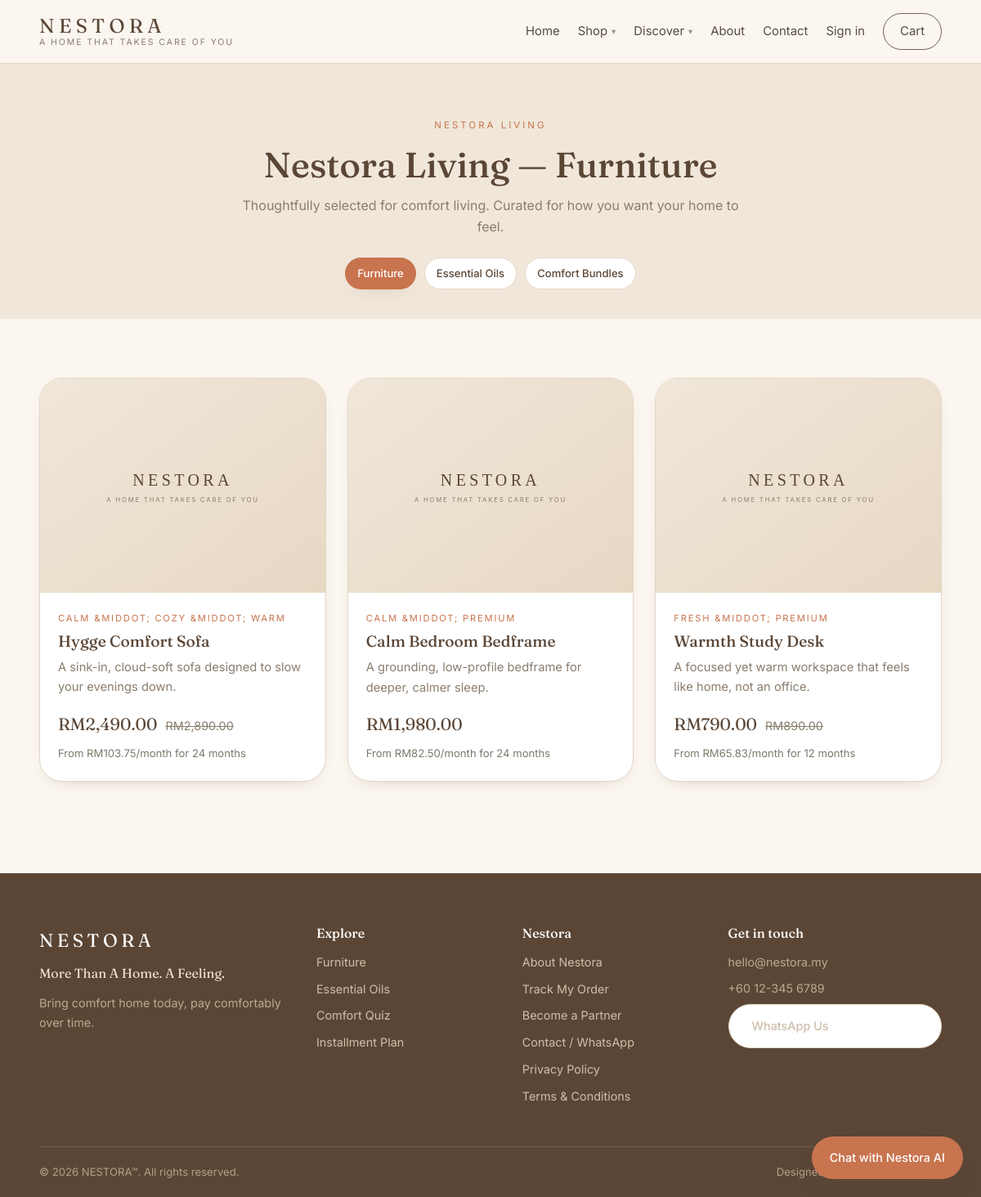
/products.php, run on the app's committed database.
### tables this page shows
CREATE TABLE IF NOT EXISTS products (
    id                   INT UNSIGNED NOT NULL AUTO_INCREMENT,
    name                 VARCHAR(190)  NOT NULL,
    slug                 VARCHAR(210)  NOT NULL,
    sku                  VARCHAR(80)   NOT NULL,
    category_id          INT UNSIGNED  NULL,
    product_type         ENUM('furniture','essential_oil','diffuser','bundle') NOT NULL DEFAULT 'furniture',
    short_description    VARCHAR(500)  NULL,
    long_description     TEXT          NULL,
    feeling_tags         VARCHAR(255)  NULL,             
    scent_profile        VARCHAR(255)  NULL,             
    scent_mood           VARCHAR(180)  NULL,
    scent_notes          VARCHAR(255)  NULL,
    best_room_usage      VARCHAR(180)  NULL,
    usage_instructions   TEXT          NULL,
    safety_disclaimer    TEXT          NULL,
    bottle_size          VARCHAR(80)   NULL,             
    material             VARCHAR(255)  NULL,             
    dimensions           VARCHAR(255)  NULL,             
    delivery_note        VARCHAR(255)  NULL,
    price                DECIMAL(10,2) NOT NULL DEFAULT 0.00,    
    base_price           DECIMAL(10,2) NULL,                      
    promo_price          DECIMAL(10,2) NULL,
    installment_eligible TINYINT(1)    NOT NULL DEFAULT 0,
    max_installment_months ENUM('6','12','24') NOT NULL DEFAULT '24',
    supplier_cost        DECIMAL(10,2) NULL,             
    cost_price           DECIMAL(10,2) NULL,             
    supplier_id          INT UNSIGNED  NULL,
    stock_status         ENUM('available','preorder','checking','unavailable') NOT NULL DEFAULT 'available',
    track_inventory      TINYINT(1)    NOT NULL DEFAULT 0,
    stock_quantity       INT           NOT NULL DEFAULT 0,
    low_stock_threshold  INT           NOT NULL DEFAULT 0,
    is_featured          TINYINT(1)    NOT NULL DEFAULT 0,
    status               ENUM('draft','active','hidden') NOT NULL DEFAULT 'draft',
    created_at           DATETIME      NOT NULL DEFAULT CURRENT_TIMESTAMP,
    updated_at           DATETIME      NOT NULL DEFAULT CURRENT_TIMESTAMP ON UPDATE CURRENT_TIMESTAMP,
    PRIMARY KEY (id),
    UNIQUE KEY uq_product_slug (slug),
    UNIQUE KEY uq_product_sku (sku),
    KEY idx_product_type (product_type),
    KEY idx_product_status (status),
    KEY idx_product_category (category_id),
    CONSTRAINT fk_product_category FOREIGN KEY (category_id) REFERENCES categories(id) ON DELETE SET NULL,
    CONSTRAINT fk_product_supplier FOREIGN KEY (supplier_id) REFERENCES suppliers(id) ON DELETE SET NULL
);

### inc/functions.php (called while the page is built, shortened)
<?php
require_once dirname(__DIR__) . '/config/db_config.php';
function e(?string $value): string
{
    return htmlspecialchars((string) $value, ENT_QUOTES | ENT_SUBSTITUTE, 'UTF-8');
}
function base_url(string $path = ''): string
{
    return BASE_URL . $path;
}
function input(string $key, $default = '')
{
    $value = $_POST[$key] ?? $_GET[$key] ?? $default;
    return is_string($value) ? trim($value) : $value;
}
function money(float $amount): string
{
    return 'RM' . number_format($amount, 2);
}
function effective_price(array $product): float
{
    $price = (float) $product['price'];
    if (isset($product['promo_price']) && $product['promo_price'] !== null
        && (float) $product['promo_price'] > 0
        && (float) $product['promo_price'] < $price) {
        return (float) $product['promo_price'];
    }
    return $price;
}
function reference_price(array $product): float
{
    $ref = (float) $product['price'];
    return $ref;
}
function monthly_payment(float $price, int $months, float $processing_fee = 0.0): float
{
    return ($price + $processing_fee) / $months;
}
function installment_label(array $product): ?string
{
    $months = (int) ($product['max_installment_months'] ?? 24);
    $monthly = monthly_payment(effective_price($product), $months);
    return 'From ' . money($monthly) . '/month for ' . $months . ' months';
}
function get_setting(string $key, ?string $default = null): ?string
{
    static $cache = null;
    if ($cache === null) {
        $cache = [];
        try {
            $rows = db()->query('SELECT setting_key, setting_value FROM site_settings')->fetchAll();
            foreach ($rows as $row) {
                $cache[$row['setting_key']] = $row['setting_value'];
            }
        } catch (Throwable $e) {
            $cache = [];
        }
    }
    return $cache[$key] ?? $default;
}
function whatsapp_url(?string $message = null): string
{
    $number = preg_replace('/\D+/', '', (string) get_setting('whatsapp_number', '60123456789'));
    $text   = $message ?? get_setting('whatsapp_default_message', 'Hi Nestora, I would like to discover my home feeling.');
    return 'https://wa.me/' . $number . '?text=' . rawurlencode((string) $text);
}
function product_primary_image(int $productId): ?string
{
    $stmt = db()->prepare(
        'SELECT file_path FROM product_images
         WHERE product_id = :pid
         ORDER BY is_primary DESC, sort_order ASC, id ASC
         LIMIT 1'
    );
    $stmt->execute([':pid' => $productId]);
    $path = $stmt->fetchColumn();
    return $path !== false ? (string) $path : null;
}
function product_image_url(?string $filePath): string
{
    return base_url('/assets/images/placeholder.svg');
}

### inc/customer_auth.php (called while the page is built, shortened)
<?php
require_once dirname(__DIR__) . '/inc/functions.php';
function current_customer(): ?array
{
    return $_SESSION['customer'] ?? null;
}

### config/db_config.php (called while the page is built, shortened)
<?php
function db(): PDO
{
    static $pdo = null;
    if ($pdo instanceof PDO) {
        return $pdo;
    }
    $dsn = sprintf(
        'mysql:host=%s;dbname=%s;charset=%s',
        DB_HOST,
        DB_NAME,
        DB_CHARSET
    );
    $options = [
        PDO::ATTR_ERRMODE            => PDO::ERRMODE_EXCEPTION,
        PDO::ATTR_DEFAULT_FETCH_MODE => PDO::FETCH_ASSOC,
        PDO::ATTR_EMULATE_PREPARES   => false,
    ];
    try {
        $pdo = new PDO($dsn, DB_USER, DB_PASS, $options);
    } catch (PDOException $e) {
        if (APP_ENV === 'development') {
            http_response_code(500);
            exit('Database connection failed: ' . $e->getMessage());
        }
        http_response_code(500);
        exit('We are experiencing a temporary issue. Please try again shortly.');
    }
    return $pdo;
}

### products.php (the view, shortened to what this page needs)
<?php
require_once __DIR__ . '/inc/functions.php';
$type = input('type', 'furniture');
$titles = [
    'furniture'     => 'Nestora Living — Furniture',
    'essential_oil' => 'Nestora Scent — Essential Oils',
    'diffuser'      => 'Nestora Scent — Diffusers',
    'bundle'        => 'Comfort Bundles',
];
$pageTitle = $titles[$type];
$stmt = db()->prepare(
    "SELECT * FROM products
     WHERE status='active' AND product_type = :t
     ORDER BY is_featured DESC, updated_at DESC"
);
$stmt->execute([':t' => $type]);
$products = $stmt->fetchAll();
require_once __DIR__ . '/inc/header.php';
?>
<section class="band-soft" style="padding:60px 0 36px">
    <div class="container">
        <div class="section-head" style="margin-bottom:0">
            <span class="eyebrow"><?= $type === 'essential_oil' ? 'Nestora Scent' : ($type === 'furniture' ? 'Nestora Living' : 'Nestora') ?></span>
            <h2><?= e($pageTitle) ?></h2>
            <p>Thoughtfully selected for comfort living. Curated for how you want your home to feel.</p>
        </div>
        <div style="display:flex;justify-content:center;gap:10px;flex-wrap:wrap;margin-top:24px">
            <a class="btn btn-sm <?= $type==='furniture'?'btn-primary':'btn-soft' ?>" href="<?= base_url('/products.php?type=furniture') ?>">Furniture</a>
            <a class="btn btn-sm <?= $type==='essential_oil'?'btn-primary':'btn-soft' ?>" href="<?= base_url('/products.php?type=essential_oil') ?>">Essential Oils</a>
            <a class="btn btn-sm <?= $type==='bundle'?'btn-primary':'btn-soft' ?>" href="<?= base_url('/products.php?type=bundle') ?>">Comfort Bundles</a>
        </div>
    </div>
</section>
<section>
    <div class="container">
        <?php if (!$products): ?>
            <p class="muted" style="text-align:center">This collection is being curated. Please check back soon, or
                <a href="<?= whatsapp_url() ?>" target="_blank" rel="noopener" style="color:var(--terracotta)">chat with us</a>.</p>
        <?php else: ?>
            <div class="product-grid">
                <?php foreach ($products as $p):
                    $img = product_image_url(product_primary_image((int)$p['id']));
                    $eff = effective_price($p);
                    $was = reference_price($p); ?>
                    <a class="product-card" href="<?= base_url('/product.php?slug=' . urlencode($p['slug'])) ?>">
                        <div class="pc-img"><img src="<?= e($img) ?>" alt="<?= e($p['name']) ?>" loading="lazy"></div>
                        <div class="pc-body">
                            <?php if (!empty($p['feeling_tags'])): ?>
                                <span class="pc-feel"><?= e(str_replace(',', ' &middot; ', $p['feeling_tags'])) ?></span>
                            <?php endif; ?>
                            <h3><?= e($p['name']) ?></h3>
                            <p class="pc-desc"><?= e($p['short_description']) ?></p>
                            <div class="pc-price">
                                <span class="now"><?= money($eff) ?></span>
                                <?php if ($was > $eff): ?><span class="was"><?= money($was) ?></span><?php endif; ?>
                            </div>
                            <?php if ($lbl = installment_label($p)): ?>
                                <span class="pc-inst"><?= e($lbl) ?></span>
                            <?php endif; ?>
                        </div>
                    </a>
                <?php endforeach; ?>
            </div>
        <?php endif; ?>
    </div>
</section>
<?php require_once __DIR__ . '/inc/footer.php'; ?>

### inc/header.php (shortened to what this page needs)
<?php
require_once dirname(__DIR__) . '/inc/customer_auth.php';
$pageTitle = $pageTitle ?? get_setting('site_name', 'NESTORA');
$pageDesc  = $pageDesc ?? get_setting('tagline', 'A Home That Takes Care of You');
?>
<!DOCTYPE html>
<html lang="en">
<head>
    <link rel="stylesheet" href="<?= base_url('/assets/css/style.css') ?>">
</head>
<body>
<header class="site-header">
    <div class="container header-inner">
        <a href="<?= base_url('/index.php') ?>" class="brand">
            <span class="brand-mark">NESTORA</span>
            <span class="brand-sub">A Home That Takes Care of You</span>
        </a>
        <nav class="site-nav">
            <a href="<?= base_url('/index.php') ?>">Home</a>
            <div class="nav-group">
                <button type="button" class="nav-group-label" aria-haspopup="true">Shop</button>
            </div>
            <div class="nav-group">
                <button type="button" class="nav-group-label" aria-haspopup="true">Discover</button>
            </div>
            <a href="<?= base_url('/about.php') ?>">About</a>
            <a href="<?= base_url('/contact.php') ?>">Contact</a>
            <?php if ($nestoraCustomer = current_customer()): ?>
                <a href="<?= base_url('/account.php') ?>">Hi, <?= e(explode(' ', trim($nestoraCustomer['name']))[0]) ?></a>
                <a href="<?= base_url('/logout.php') ?>">Sign out</a>
            <?php else: ?>
                <a href="<?= base_url('/login.php') ?>">Sign in</a>
            <?php endif; ?>
            <a class="nav-cta" href="<?= base_url('/cart.php') ?>">Cart</a>
        </nav>
    </div>
</header>
<main>

### inc/footer.php (shortened to what this page needs)
</main>
<a class="whatsapp-float" href="<?= whatsapp_url() ?>" target="_blank" rel="noopener" aria-label="Chat with Nestora AI Comfort Advisor">
    <span>Chat with Nestora AI</span>
</a>
<footer class="site-footer">
    <div class="container footer-grid">
        <?php
            $coName = trim((string) get_setting('company_name', ''));
        ?>
        <div>
            <div class="brand-mark footer-brand">NESTORA</div>
            <p class="footer-tag">More Than A Home. A Feeling.</p>
            <p class="footer-muted"><?= e(get_setting('installment_public_text', 'Bring comfort home today, pay comfortably over time.')) ?></p>
        </div>
        <div>
            <h4>Explore</h4>
            <a href="<?= base_url('/products.php?type=furniture') ?>">Furniture</a>
            <a href="<?= base_url('/products.php?type=essential_oil') ?>">Essential Oils</a>
            <a href="<?= base_url('/comfort_quiz.php') ?>">Comfort Quiz</a>
            <a href="<?= base_url('/installment.php') ?>">Installment Plan</a>
        </div>
        <div>
            <h4>Nestora</h4>
            <a href="<?= base_url('/about.php') ?>">About Nestora</a>
            <a href="<?= base_url('/track.php') ?>">Track My Order</a>
            <a href="<?= base_url('/partnership.php') ?>">Become a Partner</a>
            <a href="<?= base_url('/contact.php') ?>">Contact / WhatsApp</a>
            <a href="<?= base_url('/privacy.php') ?>">Privacy Policy</a>
            <a href="<?= base_url('/terms.php') ?>">Terms &amp; Conditions</a>
        </div>
        <div>
            <h4>Get in touch</h4>
            <p class="footer-muted"><?= e(get_setting('contact_email', 'hello@nestora.my')) ?></p>
            <p class="footer-muted"><?= e(get_setting('contact_phone', '+60 12-345 6789')) ?></p>
            <a class="btn btn-soft" href="<?= whatsapp_url() ?>" target="_blank" rel="noopener">WhatsApp Us</a>
        </div>
    </div>
    <div class="container footer-bottom">
        <span>&copy; <?= date('Y') ?> <?= $coName ? e($coName) : 'NESTORA&trade;' ?>. All rights reserved.</span>
        <span>Designed for Emotional Comfort.</span>
    </div>
</footer>
</body>
</html>

### data on the page
products: feeling_tags "CALM &MIDDOT; COZY &MIDDOT; WARM", name "Hygge Comfort Sofa", short_description "A sink-in, cloud-soft sofa designed to slow your evenings down.", promo_price "RM2,490.00", price "RM2,890.00", lbl "From RM103.75/month for 24 months"
products: feeling_tags "CALM &MIDDOT; PREMIUM", name "Calm Bedroom Bedframe", short_description "A grounding, low-profile bedframe for deeper, calmer sleep.", price "RM1,980.00", lbl "From RM82.50/month for 24 months"
products: feeling_tags "FRESH &MIDDOT; PREMIUM", name "Warmth Study Desk", short_description "A focused yet warm workspace that feels like home, not an office.", promo_price "RM790.00", price "RM890.00", lbl "From RM65.83/month for 12 months"

### other printed values
$pageTitle "Nestora Living — Furniture"
get_setting('contact_email', 'hello@nestora.my') "hello@nestora.my"
get_setting('contact_phone', '+60 12-345 6789') "+60 12-345 6789"
